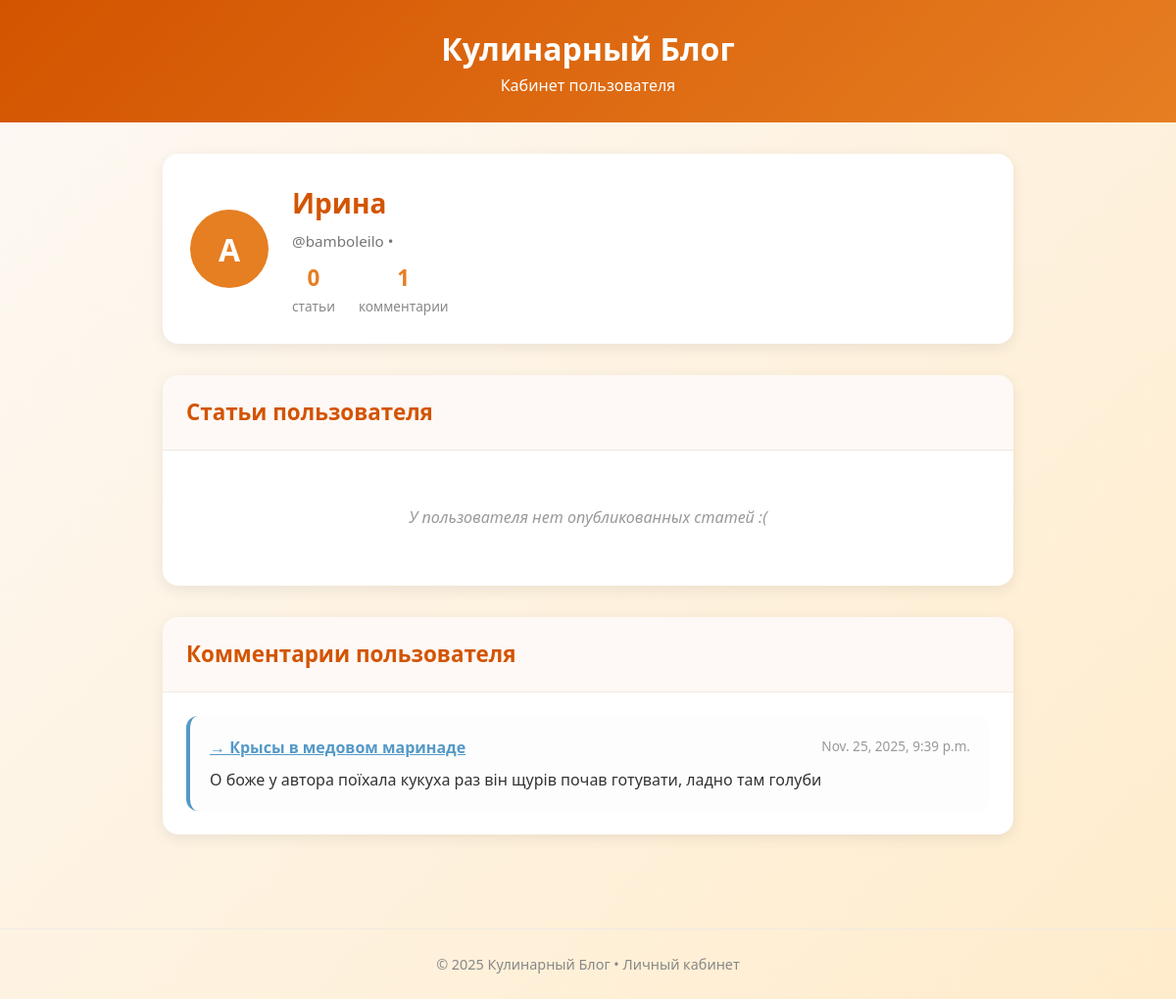
The app's page /account/3 with its own data.
### Main/models.py (models this page shows, shortened)
class Comment(models.Model):
    author = models.ForeignKey(User, on_delete=models.CASCADE)
    comment = models.CharField(max_length=250)
    pub_date = models.DateTimeField('publication date', auto_now_add=True)
    article = models.ForeignKey(Article, on_delete=models.CASCADE)

class Article(models.Model):
    author = models.ForeignKey(User, on_delete=models.CASCADE, editable=True)
    title = models.CharField(max_length=100)
    pub_date = models.DateTimeField('publication date', auto_now_add=True)
    article = tinymce_models.HTMLField()
    image = models.ImageField(upload_to='articles', blank=True, null=True)

### Main/views.py (the view)
# urls.py: path('account/<int:account_id>', views.account_show, name='account_show'),
def account_show(request, account_id):
    user = User.objects.get(id=account_id)
    articless = user.article_set.order_by('-pub_date')
    commentss = user.comment_set.order_by('-pub_date')
    articles = articless[:3]
    comments = commentss[:3]
    articles_length = len(articless)
    comments_length = len(commentss)
    context = {'user': user, 'articles': articles, 'comments': comments, 'articles_length': articles_length, 'comments_length': comments_length}
    return render(request, 'showAccount.html', context)

### Main/templates/showAccount.html (shortened to what this page needs)
<!DOCTYPE html>
<html lang="ru">
<head>
</head>
<body>
  <header>
    <h1>Кулинарный Блог</h1>
    <p>Кабинет пользователя</p>
  </header>
  <div class="container">
    <div class="profile-header">
      <div class="avatar" id="avatar-placeholder">А</div>
      <div class="user-info">
        <h2 id="user-fullname">{{user.first_name}} {{user.last_name}}</h2>
        <p class="user-meta">
          <span id="user-login">@{{user.username}}</span> •
        </p>
        <div class="stats">
          <div class="stat-item">
            <div class="stat-value" id="articles-count">{{articles_length}}</div>
            <div class="stat-label">статьи</div>
          </div>
          <div class="stat-item">
            <div class="stat-value" id="comments-count">{{comments_length}}</div>
            <div class="stat-label">комментарии</div>
          </div>
        </div>
      </div>
    </div>
    <section class="section">
      <div class="section-header">Cтатьи пользователя</div>
      <div class="section-body">
        <div id="articles-list" class="articles-list">
            {% if articles_length == 0 %}
            <div class="empty-state">У пользователя нет опубликованных статей :(</div>
            {% endif %}
        </div>
      </div>
    </section>
    <section class="section">
      <div class="section-header">Комментарии пользователя</div>
      <div class="section-body">
        <div id="comments-list" class="comments-list">
            {% if comments_length == 0 %}
            <div class="empty-state">Пользователь ещё не оставлял комментариев.</div>
            {% else %}
            {% for comment in comments %}
             <div class="comment-item">
            <div class="comment-header">
              <a href="{% url 'article_url' comment.article.id %}" class="comment-article">→ {{comment.article.title}}</a>
              <span class="comment-date">{{comment.pub_date}}</span>
            </div>
            <div class="comment-text">{{comment.comment|truncatechars:100}}</div>
          </div>
            {% endfor %}
            {% endif %}
        </div>
      </div>
    </section>
  </div>
  <footer>
    <p>© 2025 Кулинарный Блог • Личный кабинет</p>
  </footer>
</body>
</html>

### Main/templates/showAccount.html (style rules this page uses)
* { margin: 0; padding: 0; box-sizing: border-box; }
body { font-family: 'Segoe UI', system-ui, sans-serif; background: linear-gradient(135deg, #fdf9f5, #ffeccc); color: #333; line-height: 1.6; min-height: 100vh; }
header { background: linear-gradient(135deg, #d35400, #e67e22); color: white; text-align: center; padding: 1.5rem 1rem; }
.container { max-width: 900px; margin: 0 auto; padding: 2rem 1rem; }
.profile-header { display: flex; align-items: center; gap: 1.5rem; background: white; padding: 1.75rem; border-radius: 16px; box-shadow: 0 4px 15px rgba(0,0,0,0.08); margin-bottom: 2rem; }
.avatar { width: 80px; height: 80px; border-radius: 50%; background: #e67e22; display: flex; align-items: center; justify-content: center; color: white; font-size: 2rem; font-weight: bold; }
.user-info h2 { font-size: 1.75rem; color: #d35400; margin-bottom: 0.25rem; }
.user-meta { color: #777; font-size: 0.95rem; }
.stats { display: flex; gap: 1.5rem; margin-top: 0.5rem; }
.stat-item { text-align: center; }
.stat-value { font-size: 1.4rem; font-weight: bold; color: #e67e22; }
.stat-label { font-size: 0.85rem; color: #888; }
.section { background: white; border-radius: 16px; box-shadow: 0 4px 15px rgba(0,0,0,0.08); margin-bottom: 2rem; overflow: hidden; }
.section-header { background: #fef9f6; padding: 1.25rem 1.5rem; font-size: 1.4rem; color: #d35400; font-weight: 600; border-bottom: 1px solid #f0e9e3; }
.section-body { padding: 1.5rem; }
.empty-state { text-align: center; color: #999; font-style: italic; padding: 2rem; }
.articles-list, .comments-list { display: flex; flex-direction: column; gap: 1.25rem; }
.article-item, .comment-item { padding: 1.25rem; border-radius: 12px; background: #fdfdfd; border-left: 4px solid #e67e22; }
.comment-item { border-left-color: #5499c7; }
.comment-header { display: flex; justify-content: space-between; margin-bottom: 0.5rem; }
.comment-article { font-weight: 600; color: #5499c7; }
.comment-date { font-size: 0.85rem; color: #999; }
.comment-text { margin-top: 0.5rem; line-height: 1.5; }
footer { text-align: center; padding: 1.5rem; color: #888; font-size: 0.9rem; border-top: 1px solid #f0e9e3; margin-top: 2rem; }

### records on screen
Comment: article "Крысы в медовом маринаде", pub_date "Nov. 25, 2025, 9:39 p.m.", comment "О боже у автора поїхала кукуха раз він щурів почав готувати, ладно там голуби"

### other values on screen
{{ user.first_name }} "Ирина"
{{ user.username }} "bamboleilo"
{{ articles_length }} "0"
{{ comments_length }} "1"
